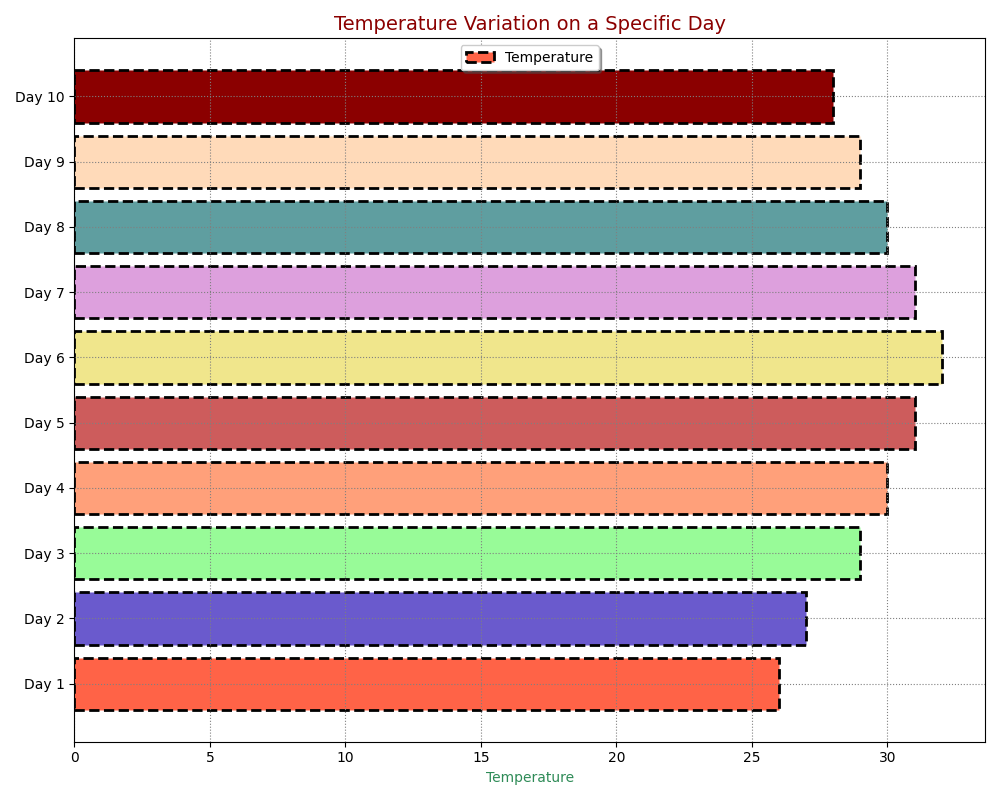

Write the Python code that produced this figure.
import matplotlib.pyplot as plt
import numpy as np

temperature_row = np.array([26, 27, 29, 30, 31, 32, 31, 30, 29, 28])

labels = [f"Day {i+1}" for i in range(len(temperature_row))]

fig, ax = plt.subplots(figsize=(10, 8))

# Randomly altering stylistic elements for the bar chart
ax.barh(labels, temperature_row, color=['#ff6347', '#6a5acd', '#98fb98', '#ffa07a', '#cd5c5c', '#f0e68c', '#dda0dd', '#5f9ea0', '#ffdab9', '#8b0000'], edgecolor='black', linestyle='--', linewidth=2)

# Alter legend and grid styles
ax.legend(['Temperature'], loc='upper center', frameon=True, shadow=True)
ax.grid(True, linestyle=':', color='gray')

ax.set_xlabel('Temperature', color='seagreen')
ax.set_title('Temperature Variation on a Specific Day', fontsize=14, color='darkred')

plt.tight_layout()
plt.show()
